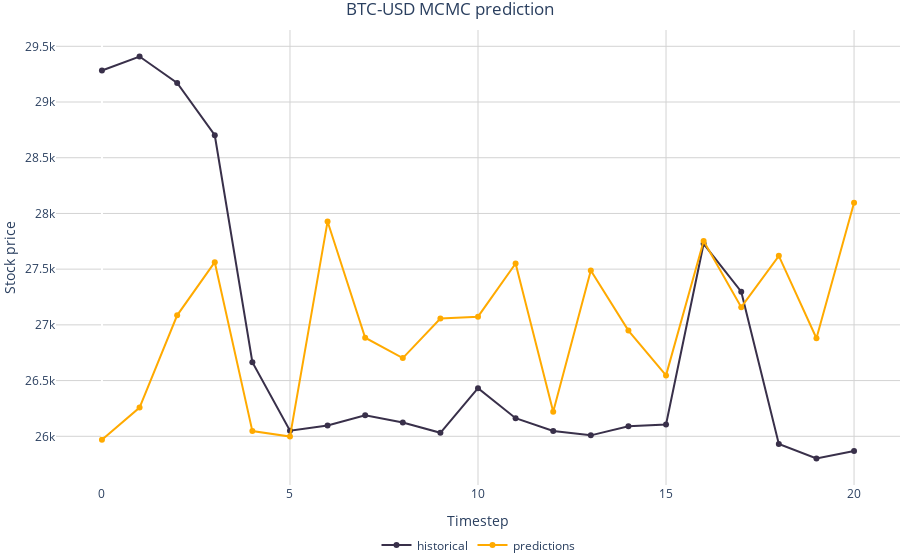

This figure's notebook cell:
### Code cell
mcmc_pred, mcmc_rmse = MH(stock_name, data)
mcmc_pred = np.vstack(mcmc_pred)

### Figure 1 — Plotly figure (JSON) as saved in the notebook; plotly's stock layout.template omitted (floating-point values rounded to 4 significant figures)
{"data": [{"marker": {"color": "#39304A"}, "mode": "lines+markers", "name": "historical", "type": "scatter", "x": [0, 1, 2, 3, 4, 5, 6, 7, 8, 9, 10, 11, 12, 13, 14, 15, 16, 17, 18, 19, 20], "y": [29280.0, 29410.0, 29170.0, 28700.0, 26660.0, 26050.0, 26100.0, 26190.0, 26120.0, 26030.0, 26430.0, 26160.0, 26050.0, 26010.0, 26090.0, 26110.0, 27730.0, 27300.0, 25930.0, 25800.0, 25870.0, 25970.0]}, {"marker": {"color": "#FFAA00"}, "mode": "lines+markers", "name": "predictions", "type": "scatter", "x": [0, 1, 2, 3, 4, 5, 6, 7, 8, 9, 10, 11, 12, 13, 14, 15, 16, 17, 18, 19, 20], "y": [25970.0, 26260.0, 27090.0, 27560.0, 26050.0, 26000.0, 27930.0, 26880.0, 26700.0, 27060.0, 27070.0, 27550.0, 26220.0, 27490.0, 26950.0, 26550.0, 27750.0, 27160.0, 27620.0, 26880.0, 28100.0, 27040.0]}], "layout": {"legend": {"orientation": "h", "x": 0.5, "xanchor": "center"}, "margin": {"b": 0, "l": 0, "r": 0, "t": 30}, "plot_bgcolor": "#FFFFFF", "title": {"text": "BTC-USD MCMC prediction", "x": 0.5}, "xaxis": {"gridcolor": "lightgrey", "title": {"text": "Timestep"}}, "yaxis": {"gridcolor": "lightgrey", "title": {"text": "Stock price"}}}}
